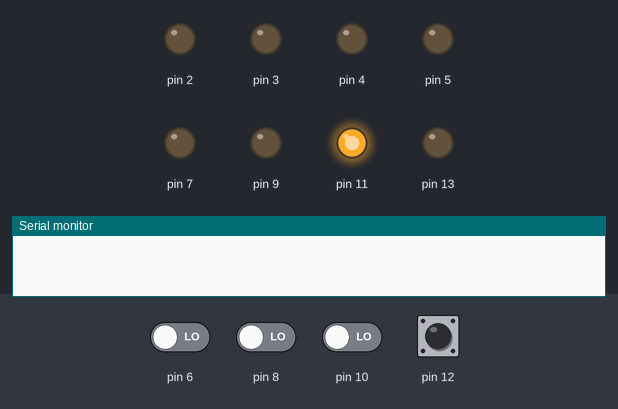
Simulated run of this sketch. Board: Arduino Uno, built with avr-gcc and run on an emulated ATmega328P. Parts: output pins drawn as LEDs (lit = HIGH), the last lines printed to the serial monitor. The inputs (shaded band) are chosen by the test bench; at power-on: pin 12 HIGH, pin 6, pin 8, pin 10 LOW.

Above: at 1.2 s.
1.3 s: pin 10 driven HIGH
At 1.8 s:
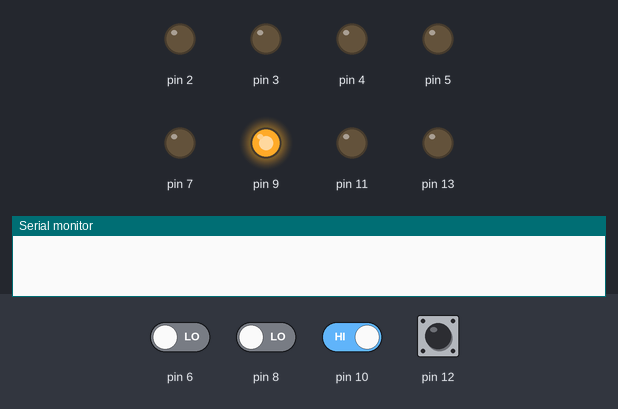
2.8 s: pin 8 driven HIGH
At 4.1 s:
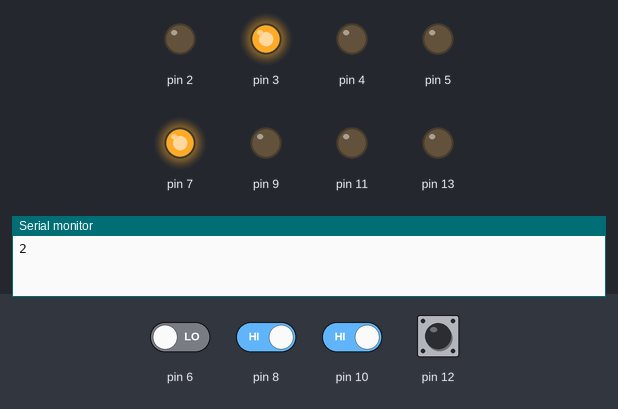
Timing chart, 0 to 5.8 s (numbered marks = the images above; inputs shaded):
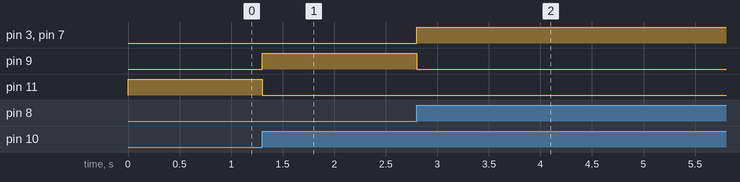

The sketch:

moduleTouchSensor4ch.ino
```cpp
// moduleTouchSensor_2ch.ard


// 4ch Touch Sensor Module

// #With Alminium Sheet
//ハイパスフィルタの変数
//Default 10
int const N = 25; //200, 100 , 10, 300
int const D = 25;//Log of State

//この20という数字が大きければ鈍感に、小さければ敏感になります
//Default is 20
int const STD_TIME = 5; //10
// 100, 5 is better?

// ENUM for Serial Communicartion
typedef enum {CH1_ON, CH2_ON, CH3_ON, CH4_ON} condition;

//For Storage LED condition
int a_state[D];
int b_state[D];
int c_state[D];
int d_state[D];


//Curve of touch
int a[N];
int b[N];
int c[N];
int d[N];


void setup(){

  //Init for sensor a-d
  for(int i=0; i<N; i++){

    a[i] = 0;
    b[i] = 0;
    c[i] = 0;
    d[i] = 0;

  }


  Serial.begin(9600);

  //IO For A
  //タッチパネル本体
  pinMode(13,OUTPUT);
  pinMode(12,INPUT);
  //確認用LED
  pinMode(5, OUTPUT);

  //IO for B
  //タッチパネル本体
  pinMode(11,OUTPUT);
  pinMode(10,INPUT);
  //確認用LED
  pinMode(4, OUTPUT);


  //IO for C
  //タッチパネル本体
  pinMode(9,OUTPUT);
  pinMode(8,INPUT);
  //確認用LED
  pinMode(3, OUTPUT);


  //IO for D
  //タッチパネル本体
  pinMode(7,OUTPUT);
  pinMode(6,INPUT);
  //確認用LED
  pinMode(2, OUTPUT);

}

void loop(){

// Serial.println("foo");
  routine_a();
  routine_b();
  routine_c();
  routine_d();

}


void log_a (int num){

  for(int i=(D-1); i>=0; i--){

    a_state[i] = a_state[i-1];

  }

  a_state[0] = num;

}

void log_b (int num){

  for(int i=(D-1); i>=0; i--){

    b_state[i] = b_state[i-1];

  }

  b_state[0] = num;

}

void log_c (int num){

  for(int i=(D-1); i>=0; i--){

    c_state[i] = c_state[i-1];

  }

  c_state[0] = num;

}

void log_d (int num){

  for(int i=(D-1); i>=0; i--){

    d_state[i] = d_state[i-1];

  }

  d_state[0] = num;

}

int chk_untouch_a (){

  int val = 0;
  for(int i =0; i<D; i++){

    val += a_state[i];

  }

  return val;

}

int chk_untouch_b (){

  int val = 0;
  for(int i =0; i<D; i++){

    val += b_state[i];

  }

  return val;

}

int chk_untouch_c (){

  int val = 0;
  for(int i =0; i<D; i++){

    val += c_state[i];

  }

  return val;

}

int chk_untouch_d (){

  int val = 0;
  for(int i =0; i<D; i++){

    val += d_state[i];

  }

  return val;

}


void routine_a ()
{


  //充電時間用の変数
  a[0] = 0;
  //一度HIGHにして
  digitalWrite(13, HIGH);

  //12番ピンがHIGHになるまで(=充電時間)をカウント
  while (digitalRead(12)!=HIGH){
    a[0]++;
  }
  //LOWに戻す
  digitalWrite(13, LOW);

  //たまに値がぶれるのでローパスフィルタをかける。
  float ave = 0;
  for(int i=0; i<N; i++){
    ave += a[i];
  }
  ave /= N;


  //この20という数字が大きければ鈍感に、小さければ敏感になります
  //Default is 20
  if(ave > STD_TIME){

    if(a_state[0] == 0){
      log_a(1); //Set the record
      digitalWrite(5, HIGH);
      Serial.println(CH1_ON);
    }

    //   log_a(1); //Set the record
    // if(chk_untouch_a() == D){
    //   log_a(1); //Set the record
    //   digitalWrite(5, HIGH);
    //   Serial.println("touch:A");
    // }


  }else{

      log_a(0); //Set the record
      if(chk_untouch_a()==0){
        digitalWrite(5, LOW);
      }
  }

  //変数をずらす。
  for(int i=(N-1); i>=0; i--){
    a[i] = a[i-1];
  }

}


void routine_b ()
{

  //充電時間用の変数
  b[0] = 0;
  //一度HIGHにして
  digitalWrite(11, HIGH);

  //12番ピンがHIGHになるまで(=充電時間)をカウント
  while (digitalRead(10)!=HIGH){
    b[0]++;
  }
  //LOWに戻す
  digitalWrite(11, LOW);

  //たまに値がぶれるのでローパスフィルタをかける。
  float ave = 0;
  for(int i=0; i<N; i++){
    ave += b[i];
  }
  ave /= N;

  //この20という数字が大きければ鈍感に、小さければ敏感になります
  //Default is 20
  if(ave > STD_TIME){
    if(b_state[0] == 0){
      log_b(1);
      digitalWrite(4, HIGH);
      Serial.println(CH2_ON);
      b_state[0] = 1;
    }

  }else{

      log_b(0); //Set the record
      if(chk_untouch_b()==0){
        digitalWrite(4, LOW);
      }
  }

  //変数をずらす。
  for(int i=(N-1); i>=0; i--){
    b[i] = b[i-1];
  }

}


void routine_c ()
{

  //充電時間用の変数
  c[0] = 0;
  //一度HIGHにして
  digitalWrite(9, HIGH);

  //12番ピンがHIGHになるまで(=充電時間)をカウント
  while (digitalRead(8)!=HIGH){
    c[0]++;
  }
  //LOWに戻す
  digitalWrite(9, LOW);

  //たまに値がぶれるのでローパスフィルタをかける。
  float ave = 0;
  for(int i=0; i<N; i++){
    ave += c[i];
  }
  ave /= N;

  //この20という数字が大きければ鈍感に、小さければ敏感になります
  //Default is 20
  if(ave > STD_TIME){

    if(c_state[0] == 0){
      log_c(1);
      digitalWrite(3, HIGH);
      Serial.println(CH3_ON);
      c_state[0] = 1;
    }

  }else{

    log_c(0); //Set the record
    if(chk_untouch_c()==0){
      digitalWrite(3, LOW);
    }  }

  //変数をずらす。
  for(int i=(N-1); i>=0; i--){
    c[i] = c[i-1];
  }

}


void routine_d ()
{

  //充電時間用の変数
  d[0] = 0;
  //一度HIGHにして
  digitalWrite(7, HIGH);

  //12番ピンがHIGHになるまで(=充電時間)をカウント
  while (digitalRead(6)!=HIGH){
    d[0]++;
  }
  //LOWに戻す
  digitalWrite(7, LOW);

  //たまに値がぶれるのでローパスフィルタをかける。
  float ave = 0;
  for(int i=0; i<N; i++){
    ave += d[i];
  }
  ave /= N;


  //この20という数字が大きければ鈍感に、小さければ敏感になります
  //Default is 20
  if(ave > STD_TIME){
    if(d_state[0] == 0){
      log_d(1);
      digitalWrite(2, HIGH);
      Serial.println(CH4_ON);
      // d_state[0] = 1;
    }
  }else{

    log_d(0); //Set the record
    if(chk_untouch_d()==0){
      digitalWrite(2, LOW);
    }
  }

  //変数をずらす。
  for(int i=(N-1); i>=0; i--){
    d[i] = d[i-1];
  }

}
```

Measured:
- after the input at 1.3 s, pin 9: LOW → HIGH at once; pin 11: HIGH → LOW at once
- after the input at 2.8 s, pin 3, pin 7: LOW → HIGH at once; pin 9: HIGH → LOW at once
